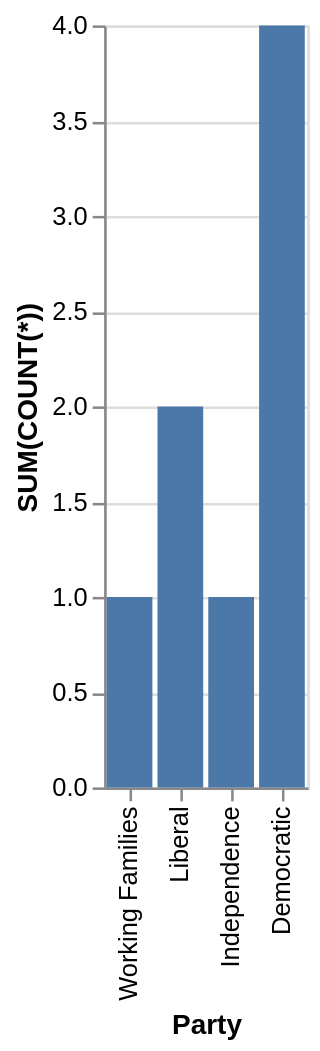

Describe this chart as a Vega-Lite specification.
### Vega-Lite specification from a JSON file in a GitHub repository (floating-point values rounded to 4 significant figures)
{"data": {"values": [{"x_data": "Working Families", "y_data": 1}, {"x_data": "Liberal", "y_data": 2}, {"x_data": "Independence", "y_data": 1}, {"x_data": "Democratic", "y_data": 4}]}, "mark": "bar", "encoding": {"x": {"field": "x_data", "type": "nominal", "title": "Party", "sort": "descending"}, "y": {"field": "y_data", "type": "quantitative", "title": "SUM(COUNT(*))"}}}
